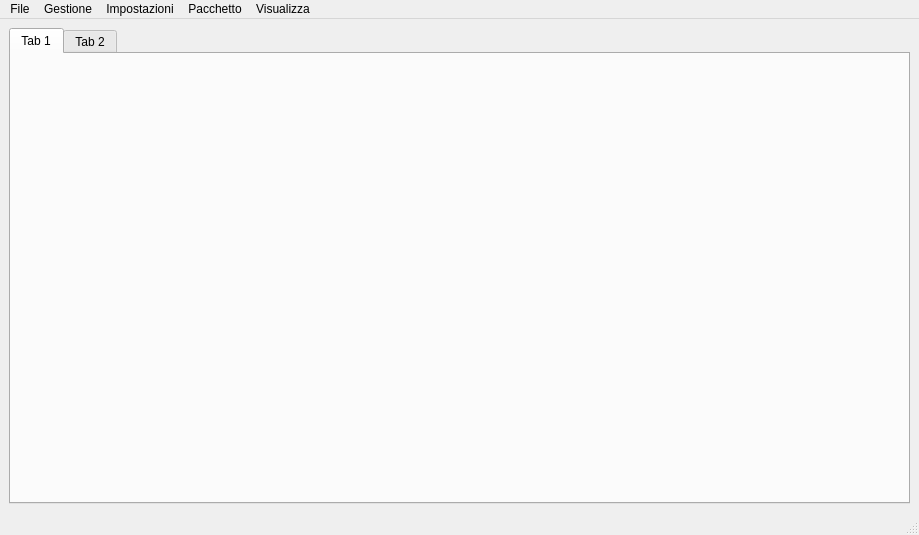
<?xml version="1.0" encoding="UTF-8"?>
<ui version="4.0">
 <class>MainWindow</class>
 <widget class="QMainWindow" name="MainWindow">
  <property name="geometry">
   <rect>
    <x>0</x>
    <y>0</y>
    <width>919</width>
    <height>535</height>
   </rect>
  </property>
  <property name="windowTitle">
   <string>MainWindow</string>
  </property>
  <property name="windowIcon">
   <iconset theme=":/icons/program/ProgramIcon.ico">
    <normaloff>.</normaloff>.</iconset>
  </property>
  <widget class="QWidget" name="centralwidget">
   <layout class="QHBoxLayout" name="horizontalLayout">
    <item>
     <layout class="QVBoxLayout" name="verticalLayout">
      <item>
       <widget class="QTabWidget" name="widgetManager">
        <widget class="QWidget" name="tab">
         <attribute name="title">
          <string>Tab 1</string>
         </attribute>
        </widget>
        <widget class="QWidget" name="tab_2">
         <attribute name="title">
          <string>Tab 2</string>
         </attribute>
        </widget>
       </widget>
      </item>
     </layout>
    </item>
   </layout>
  </widget>
  <widget class="QMenuBar" name="menubar">
   <property name="geometry">
    <rect>
     <x>0</x>
     <y>0</y>
     <width>919</width>
     <height>22</height>
    </rect>
   </property>
   <widget class="QMenu" name="menuFile">
    <property name="title">
     <string>File</string>
    </property>
    <addaction name="actionNuovo_pacchetto"/>
    <addaction name="actionApri_pacchetto"/>
    <addaction name="separator"/>
    <addaction name="actionSalva"/>
    <addaction name="actionSalva_con_nome"/>
    <addaction name="separator"/>
    <addaction name="actionPacchetti_recenti"/>
    <addaction name="actionFile_recenti"/>
    <addaction name="separator"/>
    <addaction name="actionNuova_finestra"/>
    <addaction name="actionEsci"/>
   </widget>
   <widget class="QMenu" name="menuGestione">
    <property name="title">
     <string>Gestione</string>
    </property>
    <addaction name="actionImporta_libreria"/>
    <addaction name="actionEsporta_libreria"/>
    <addaction name="actionRimuovi_libreria"/>
    <addaction name="separator"/>
    <addaction name="actionEsporta_pacchetto"/>
   </widget>
   <widget class="QMenu" name="menuImpostazioni">
    <property name="title">
     <string>Impostazioni</string>
    </property>
    <addaction name="actionPercorsi_ricerca_librerie"/>
    <addaction name="actionRicerca_keywords"/>
    <addaction name="actionRicerca_esempi"/>
    <addaction name="actionAutocorrezione_errori"/>
    <addaction name="actionRicerca_propriet_libreria"/>
    <addaction name="separator"/>
    <addaction name="actionAmbiente"/>
    <addaction name="actionEsportazione"/>
    <addaction name="actionImportazione"/>
   </widget>
   <widget class="QMenu" name="menuPacchetto">
    <property name="title">
     <string>Pacchetto</string>
    </property>
    <addaction name="actionApri_nel_gestore_dei_file"/>
    <addaction name="actionApri_nel_terminale"/>
    <addaction name="actionVisualizza_informazioni"/>
    <addaction name="separator"/>
    <addaction name="actionModifica_attributi"/>
    <addaction name="actionRinomina"/>
    <addaction name="separator"/>
    <addaction name="actionModifica_versione"/>
    <addaction name="actionNuova_versione"/>
    <addaction name="actionAbilita_versioni"/>
    <addaction name="separator"/>
    <addaction name="actionApri_file_di_progetto"/>
   </widget>
   <widget class="QMenu" name="menuVisualizza">
    <property name="title">
     <string>Visualizza</string>
    </property>
    <addaction name="actionScheda_home"/>
    <addaction name="actionSchede_a_sinistra"/>
   </widget>
   <addaction name="menuFile"/>
   <addaction name="menuGestione"/>
   <addaction name="menuImpostazioni"/>
   <addaction name="menuPacchetto"/>
   <addaction name="menuVisualizza"/>
  </widget>
  <widget class="QStatusBar" name="statusbar"/>
  <action name="actionNuovo_pacchetto">
   <property name="icon">
    <iconset resource="icons/icons.qrc">
     <normaloff>:/icons/program/Nuovo.png</normaloff>:/icons/program/Nuovo.png</iconset>
   </property>
   <property name="text">
    <string>Nuovo pacchetto</string>
   </property>
   <property name="shortcut">
    <string>Ctrl+N</string>
   </property>
  </action>
  <action name="actionApri_pacchetto">
   <property name="icon">
    <iconset resource="icons/icons.qrc">
     <normaloff>:/icons/program/Apri.png</normaloff>:/icons/program/Apri.png</iconset>
   </property>
   <property name="text">
    <string>Apri pacchetto</string>
   </property>
   <property name="shortcut">
    <string>Ctrl+O</string>
   </property>
  </action>
  <action name="actionSalva">
   <property name="text">
    <string>Salva</string>
   </property>
   <property name="shortcut">
    <string>Ctrl+S</string>
   </property>
  </action>
  <action name="actionSalva_con_nome">
   <property name="text">
    <string>Salva con nome</string>
   </property>
   <property name="shortcut">
    <string>Ctrl+Alt+S</string>
   </property>
  </action>
  <action name="actionImporta_libreria">
   <property name="icon">
    <iconset resource="icons/icons.qrc">
     <normaloff>:/icons/program/Import.png</normaloff>:/icons/program/Import.png</iconset>
   </property>
   <property name="text">
    <string>Importa libreria</string>
   </property>
  </action>
  <action name="actionEsporta_libreria">
   <property name="icon">
    <iconset resource="icons/icons.qrc">
     <normaloff>:/icons/program/Export.png</normaloff>:/icons/program/Export.png</iconset>
   </property>
   <property name="text">
    <string>Esporta libreria</string>
   </property>
  </action>
  <action name="actionRimuovi_libreria">
   <property name="icon">
    <iconset resource="icons/icons.qrc">
     <normaloff>:/icons/program/Chiudi.png</normaloff>:/icons/program/Chiudi.png</iconset>
   </property>
   <property name="text">
    <string>Rimuovi libreria</string>
   </property>
  </action>
  <action name="actionEsporta_pacchetto">
   <property name="text">
    <string>Esporta pacchetto</string>
   </property>
  </action>
  <action name="actionImpostazioni_esportazione">
   <property name="text">
    <string>Impostazioni esportazione</string>
   </property>
  </action>
  <action name="actionEsci">
   <property name="text">
    <string>Esci</string>
   </property>
  </action>
  <action name="actionNuova_finestra">
   <property name="text">
    <string>Nuova finestra</string>
   </property>
   <property name="shortcut">
    <string>Ctrl+Alt+N</string>
   </property>
  </action>
  <action name="actionPercorsi_ricerca_librerie">
   <property name="text">
    <string>Percorsi ricerca librerie</string>
   </property>
  </action>
  <action name="actionRicerca_keywords">
   <property name="text">
    <string>Ricerca keywords</string>
   </property>
  </action>
  <action name="actionRicerca_esempi">
   <property name="text">
    <string>Ricerca esempi</string>
   </property>
  </action>
  <action name="actionAutocorrezione_errori">
   <property name="text">
    <string>Autocorrezione errori</string>
   </property>
  </action>
  <action name="actionRicerca_propriet_libreria">
   <property name="text">
    <string>Ricerca proprietà libreria</string>
   </property>
  </action>
  <action name="actionAmbiente">
   <property name="text">
    <string>Ambiente</string>
   </property>
  </action>
  <action name="actionApri_nel_gestore_dei_file">
   <property name="text">
    <string>Apri nel gestore dei file</string>
   </property>
  </action>
  <action name="actionApri_nel_terminale">
   <property name="text">
    <string>Apri nel terminale</string>
   </property>
  </action>
  <action name="actionVisualizza_informazioni">
   <property name="text">
    <string>Visualizza informazioni</string>
   </property>
  </action>
  <action name="actionModifica_attributi">
   <property name="text">
    <string>Modifica attributi</string>
   </property>
  </action>
  <action name="actionModifica_versione">
   <property name="text">
    <string>Modifica versione</string>
   </property>
  </action>
  <action name="actionRinomina">
   <property name="text">
    <string>Rinomina</string>
   </property>
  </action>
  <action name="actionNuova_versione">
   <property name="text">
    <string>Nuova versione</string>
   </property>
  </action>
  <action name="actionAbilita_versioni">
   <property name="text">
    <string>Abilita versioni</string>
   </property>
  </action>
  <action name="actionApri_file_di_progetto">
   <property name="text">
    <string>Apri file di pacchetto</string>
   </property>
  </action>
  <action name="actionApri_file_ricerca_librerie">
   <property name="text">
    <string>Apri file ricerca librerie</string>
   </property>
  </action>
  <action name="actionPacchetti_recenti">
   <property name="text">
    <string>Pacchetti recenti</string>
   </property>
  </action>
  <action name="actionFile_recenti">
   <property name="text">
    <string>File recenti</string>
   </property>
  </action>
  <action name="actionEsportazione">
   <property name="text">
    <string>Esportazione</string>
   </property>
  </action>
  <action name="actionImportazione">
   <property name="text">
    <string>Importazione</string>
   </property>
  </action>
  <action name="actionScheda_home">
   <property name="text">
    <string>Scheda home</string>
   </property>
  </action>
  <action name="actionSchede_a_sinistra">
   <property name="checkable">
    <bool>true</bool>
   </property>
   <property name="text">
    <string>Schede a sinistra</string>
   </property>
  </action>
 </widget>
 <resources>
  <include location="icons/icons.qrc"/>
 </resources>
 <connections/>
</ui>
